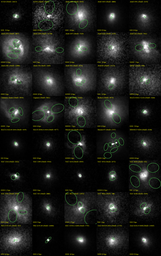
#> input picture data/objects_cav.png, 161 x 256 px, shrunk from 1990 x 3160 before the run
$ python -i utils_pro.py   (imports and definitions only)   (older library calls are emulated)
#> lines starting #> are read from the running program, lines starting #| are printed output that depends on the picture
# Copyright (C) 2017 Zhixian MA <zxma_sjtu@qq.com>

"""
Some utils for preprocessing on the samples for CNN input.

References
----------
[1] Angular diameter distance,
    https://en.wikipedia.org/wiki/Angular_diameter_distance
[2] astroquery.Ned
    http://astroquery.readthedocs.io/en/latest/ned/ned.html

Methods
-------
get_redshift:
    Fetch redshift of the sample from the NED.
calc_rate:
    Calculate the rate, kpc/px.
reg_exchange:
    Transform units of the region data.
gen_sample:
    Generate sample set for CNN training, and testing.
get_reg:
    Get image coordinates of cavities.
get_mark:
    Mark the pixels with label of cavity and background.
cav_locate:
    Locate the cavities according to the classification result.
"""

import astroquery
from astroquery.ned import Ned
from astropy.cosmology import FlatLambdaCDM
import astropy.units as au
import numpy as np
import os
from astropy.io import fits
from scipy.misc import imsave
from skimage import feature
import skimage.measure as measure


# [475 lines left out: functions get_redshift, calc_rate, reg_exchange, reg_recover, gen_sample, gen_sample_multi and 5 more, not called in this run]


def cav_locate(img_re, obspath=None, cntpath='cnt.reg',
               regpath='cav_det.reg', rate=0.8):
    """
    Locate cavities in the edge detected image

    Reference
    =========
    [1] Regionprops in scikit-image
        http://blog.csdn.net/jkwwwwwwwwww/article/details/54381298

    Inputs
    ======
    img_re: np.ndarray
        the reunited detected image
    obspath: str
        path of the observation, default as None
    cntpath: str
        path of the center region file, default as 'cnt.reg'
    regpath: str
        path to save the result
    rate: float
        shrink rate of the regions, default as 0.8

    Output
    ======
    cavs: list
    list of the detected cavities.
    """
    # Init
    cav_reg = []
    # Flip updown, differ between image and fits
    img_edge = np.flipud(img_re)

    # Get connectivity regions
    props_label = measure.label(img_edge, connectivity=img_re.ndim)
    # Get connected region properties
    props = measure.regionprops(props_label)

    # save elliptical regions
    for r in props:
        reg = [r.centroid[1], r.centroid[0],
               r.major_axis_length / 2 * rate, r.minor_axis_length / 2 * rate,
               r.orientation / np.pi * 180]
        cav_reg.append(reg)

    # save
    if obspath is not None:
        cntpath = os.path.join(obspath, cntpath)
        regpath = os.path.join(obspath, regpath)
        # get physical centers
        rows, cols = img_re.shape
        fp_cnt = open(cntpath, 'r')
        cnt_reg = fp_cnt.readline()
        cnt_reg = cnt_reg[4:-1]
        cnt_reg = cnt_reg.split(',')
        cnt_x = float(cnt_reg[0]) - cols / 2
        cnt_y = float(cnt_reg[1]) - rows / 2
        # save
        if os.path.exists(regpath):
            os.remove(regpath)
        fp = open(regpath, 'a')
        for r in cav_reg:
            r[0] += cnt_x
            r[1] += cnt_y
            fp.write("ellipse(%f,%f,%f,%f,%f)\n" % tuple(r))

        fp_cnt.close()
        fp.close()

    return cav_reg

>>> import cv2
>>> picture = cv2.imread('../../data/objects_cav.png', cv2.IMREAD_GRAYSCALE)
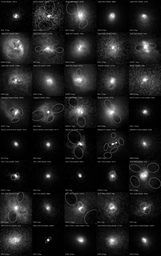
#> picture: shape (256, 161); min 0, max 255, mean 29
>>> result = cav_locate(picture)
#> in cav_locate, `img_edge = np.flipud(img_re)`:
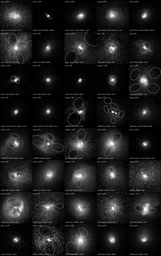
#> img_edge: shape (256, 161); min 0, max 255, mean 29
#> in cav_locate, `props_label = measure.label(img_edge, connectivity=img_re.ndim)`:
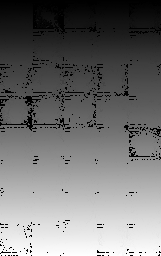
#> props_label: shape (256, 161) int64; min 0, max 27489, mean 12444.4; drawn with min black and max white
#> in cav_locate, `props = measure.regionprops(props_label)`: props = 27489 regions
#> the loop in cav_locate, `for r in props:` made 27489 passes
#> reg on passes 1 to 3: [0, 0, 0, 0, -45], [1, 0, 0, 0, -45], [2, 0, 0, 0, -45]
#> after the loop in cav_locate, `for r in props:`: cav_reg = 27489 items
#> result = 27489 items
